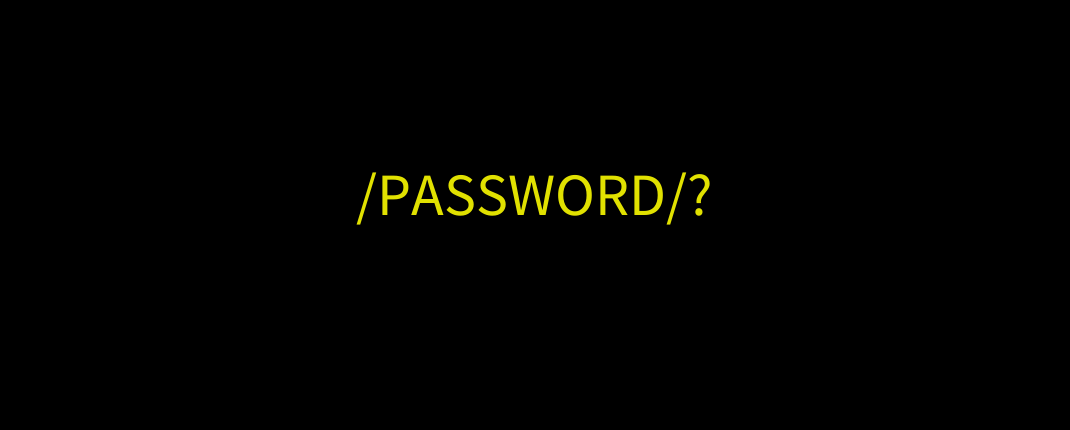
Frame 1 (no input)
Frame 60 (the mouse pressed at the canvas centre just before this capture): identical to frame 1, image omitted
Frame 120 (the mouse held since frame 60 and released just before this capture): identical to frame 1, image omitted

The Processing sketch that drew this single still picture (run headless with seeded random() and noise(); from frame 60 on, the mouse is pressed at the canvas centre):

// Processing sketch: processing_110612
// ── processing_110612.pde

/**
 * geo_bird
 *Parsons CreativeComputing Fall2013
 *PASSWORD:EXPLOR.
 */
  
void setup(){
  size(1070,430);
  background(0);
stroke(255,255,0);
textSize(60);
fill(225,225,0);
text("/PASSWORD/?", width/3,height/2); 
}

void draw(){
  if (key =='e' || key =='E')
  {background(13,133,142);
smooth();
/**head1*/
line(96.66,339.919,127.019,330.262);
line(127.019,330.262,151.02,320.604);
line(151.02,320.604,127.019,312.878);
line(127.019,312.878,110.536,318.029);
line(110.536,318.029,96.656,339.919);

/**body1*/
line(55.434,384.503,93.186,389.173);
line(93.186,389.173,118.344,368.892);
line(118.344,368.892,127.019,330.262);
line(127.019,330.262,96.656,339.919);
line(96.656,339.919,55.434,384.503);

/**wings1*/
line(32.027,381.93,71.499,381.93);
line(71.499,381.93,109.235,369.858);
line(109.235,369.858,111.838,346.197);
line(111.838,346.197,94.054,339.919);
line(94.054,339.919,32.027,381.93);

/**feet1*/
line(81.041,389.173,96.66,378.55);
line(96.66,378.55,96.656,400.279);
line(96.656,400.279,112.271,413.8);
line(112.271,413.8,129.621,419.111);
line(129.621,419.111,87.981,419.111);
line(87.981,419.111,87.981,415.248);
line(87.981,415.248,92.319,412.351);
line(92.319,412.351,78.873,397.382);
line(78.873,397.382,81.041,389.173);
}

if(key =='x' || key =='X')
{background(50,0,98);
stroke(255,255,255);
smooth();
  /**head2*/
line(126.911,371.202,142.454,352.853);
line(142.454,352.853,160.31,349.955);
line(160.31,349.955,180.915,353.335);
line(180.915,353.335,156.914,362.993);
line(156.914,362.993,126.911,371.202);

/**body2*/
line(87.229,405.661,128.451,361.077);
line(128.451,361.077,156.914,362.993);
line(156.914,362.993,150.139,390.05);
line(150.139,390.05,125.463,404.52);
line(125.463,404.52,87.229,405.661);

/**wings2*/
line(55.776,366.52,126.339,364.134);
line(126.339,364.134,142.454,374.598);
line(142.454,374.598,135.586,393.897);
line(135.586,393.897,91.341,392.917);
line(91.341,392.917,55.776,366.52);

/**feet2*/
line(94.632,419.49,132.297,419.49);
line(132.297,419.49,118.054,415.144);
line(118.054,415.144,103.486,407.082);
line(103.486,407.08,100.305,403.219);
line(100.305,403.219,92.498,402.897);
line(92.498,402.897,91.162,409.832);
line(91.162,409.832,108.078,415.144);
line(108.078,415.144,94.632,419.49);
}

if(key =='p' || key =='P')
{background(246,143,30);
stroke(255,255,255);
smooth();
  /**head3*/
line(153.795,346.374,161.458,322.23);
line(161.458,322.23,177.652,306.535);
line(177.652,306.535,202.643,309.915);
line(202.643,309.915,179.566,336.394);
line(179.566,336.394,153.795,346.374);

/**body3*/
line(78.834,366.069,147.747,337.214);
line(147.747,337.214,185.17,331.887);
line(185.17,331.887,169.434,366.186);
line(169.434,366.186,144.277,386.467);
line(144.277,386.467,144.277,386.467);
line(144.277,386.467,78.834,366.069);

/**wings3*/
line(161.458,361.826,155.675,312.25);
line(155.675,312.25,97.842,293.257);
line(97.842,293.257,76.732,309.675);
line(76.732,309.675,112.3,319.011);
line(112.3,319.011,114.324,355.505);
line(114.324,355.505,161.458,361.826);

/**feet3*/
line(104.643,378.866,118.951,382.429);
line(118.951,382.42,108.252,395.949);
line(108.252,395.949,113.643,414.013);
line(113.643,414.013,132.62,420.268);
line(132.62,420.268,87.721,420.268);
line(87.721,420.268,101.312,411.723);
line(101.312,411.723,97.842,395.949);
line(97.842,395.949,104.643,378.866);
}

if(key =='l' || key =='L')
{background(140,30,27);
stroke(255,255,255);
smooth();
  
/**head4*/
line(325.143,304.927,332.806,280.78);
line(332.806,280.78,354.663,261.79);
line(354.663,261.79,384.184,265.088);
line(384.184,265.088,350.914,294.947);
line(350.914,294.947,325.143,304.927);

/**body4*/
line(253.191,317.73,319.094,295.767);
line(319.094,295.767,356.518,290.44);
line(356.518,290.44,337.772,328.427);
line(337.772,328.427,313.482,340.499);
line(313.482,340.499,279.277,342.661);
line(279.277,342.661,253.191,317.73);

/**wings4*/
line(332.806,320.379,327.023,270.803);
line(327.023,270.803,287.457,192.738);
line(287.457,192.738,271.842,240.06);
line(271.842,240.06,283.648,277.564);
line(283.648,277.564,285.672,314.057);
line(285.672,314.057,332.806,320.379);

/**feet4*/
line(281.819,337.601,297.867,337.601);
line(297.867,337.601,281.819,354.985);
line(281.819,354.985,271.842,373.334);
line(271.842,373.334,279.216,392.649);
line(279.216,392.649,271.842,392.649);
line(271.842,392.649,265.553,374.3);
line(265.553,374.3,249.287,366.574);
line(249.287,366.574,253.191,364.1);
line(253.191,364.16,265.77,368.988);
line(265.77,368.988,281.819,337.60);
}
if(key =='o' || key =='O')
{background(167,33,119);
stroke(255,255,255);
smooth();
  
/**head5*/
line(559.822,232.478,568.669,204.603);
line(568.669,204.603,596.048,187.469);
line(596.048,187.469,632.273,189.142);
line(632.273,189.142,589.574,220.956);
line(589.574,220.956,559.822,232.478);

/**body5*/
line(596.044,215.753,574.403,259.609);
line(574.403,259.609,546.36,273.546);
line(546.36,273.546,506.869,276.043);
line(506.869,276.043,476.753,247.26);
line(476.753,247.26,552.839,221.902);
line(552.839,221.902,596.044,215.753);

/**wings5*/ 
line(599.222,255.111,509.084,261.058);
line(509.084,261.058,572.181,222.034);
line(572.181,222.034,599.222,255.111);

/**feet5*/
line(513.591,265.517,521.603,268.531);
line(521.603,268.531,506.079,287.259);
line(506.079,287.259,506.079,311.231);
line(506.079,311.231,484.546,327.398);
line(484.546,327.398,487.05,310.674);
line(487.05,310.674,499.068,298.676);
line(499.068,298.676,502.073,276.043);
line(502.073,276.043,513.591,265.517);
}

if(key =='r' || key =='R')
{background(27,21,78);
stroke(255,255,255);
smooth();
  
/**head6*/
line(783.217,164.782,773.682,144.842);
line(773.682,144.842,796.614,128.549);
line(796.614,128.549,828.015,128.042);
line(828.015,128.042,783.217,164.782);

/**body6*/
line(770.398,147.445,797.228,148.588);
line(797.228,148.588,780.419,187.681);
line(780.419,187.681,752.14,199.029);
line(752.14,199.029,707.18,200.652);
line(707.18,200.652,718.336,175.839);
line(718.336,175.839,770.398,147.445);

/**wings6*/ 
line(767.301,177.598,769.614,140.9);
line(769.614,140.9,745.613,153.454);
line(745.613,153.454,726.817,177.598);
line(726.817,177.598,740.119,225.886);
line(740.119,225.886,765.277,157.317);
line(765.277,157.317,767.301,177.598);

/**feet6*/
line(728.119,197.47,737.806,203.03);
line(737.806,203.03,723.637,214.941);
line(723.637,214.941,728.842,232.043);
line(728.842,232.043,723.637,257.434);
line(723.637,257.434,718.432,243.591);
line(718.432,243.591,725.661,232.043);
line(725.661,232.043,718.432,213.331);
line(718.432,213.331,728.119,197.47);
}

if(key =='.')
{background(34,45,22);
stroke(255,255,255);
smooth();
  
/**head7*/
line(965.553,113.755,977.126,91.223);
line(977.126,91.223,1002.979,80.534);
line(1002.979,80.534,1033.679,87.183);
line(1033.679,87.183,992.625,108.202);
line(992.625,108.202,965.553,113.755);

/**body7*/
line(998.901,104.691,974.097,139.029);
line(974.097,139.029,948.137,146.892);
line(948.137,146.892,914.049,143.33);
line(914.049,143.33,892.474,114.41);
line(892.474,114.41,961.113,103.717);
line(961.113,103.717,998.901,104.691);

/**wings7*/ 
line(995.943,138.764,918.099,130.854);
line(918.099,130.854,977.614,106.616);
line(977.614,106.616,995.943,138.764);

/**feet7*/
line(931.469,137.169,931.469,144.494);
line(931.469,144.494,911.877,140.797);
line(911.877,140.797,893.815,151.037);
line(893.815,151.037,872.434,141.718);
line(872.434,141.718,886.106,136.461);
line(886.106,136.461,900.28,140.391);
line(900.28,140.391,918.618,132.986);
line(918.618,132.986,931.469,137.169);
}
}
